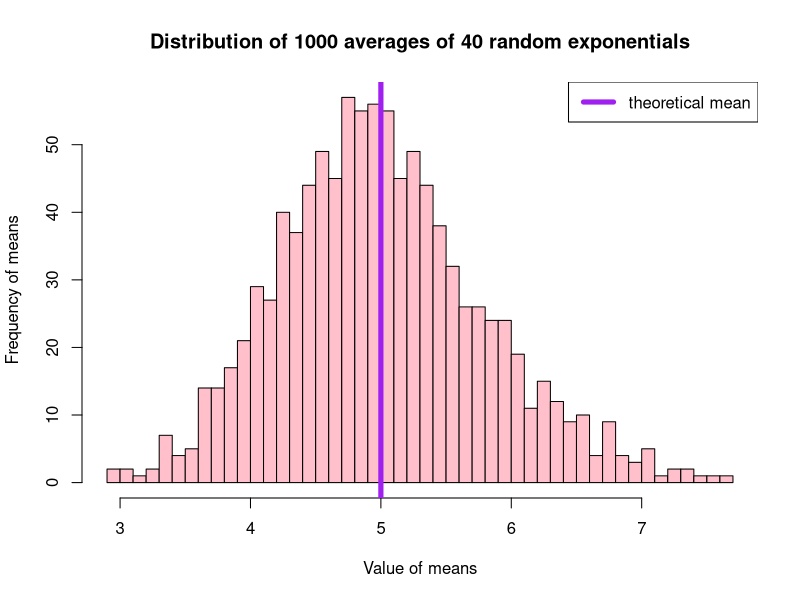
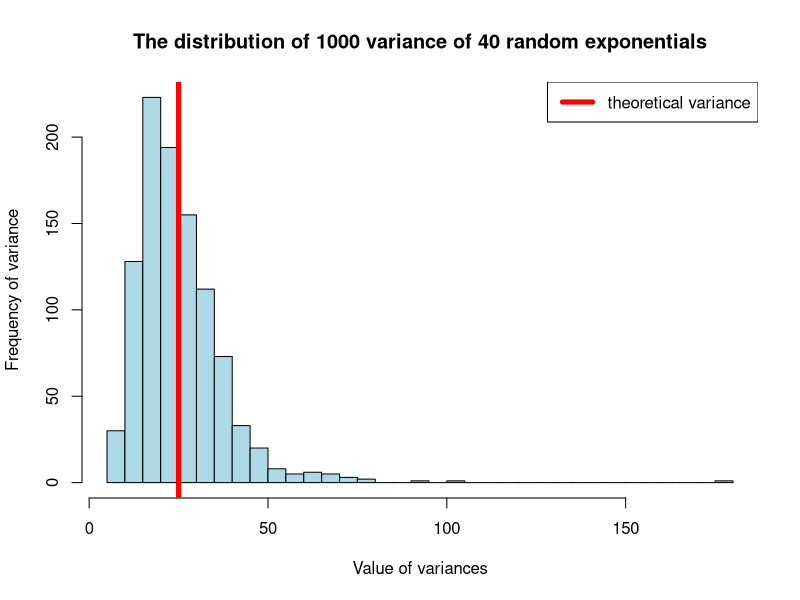
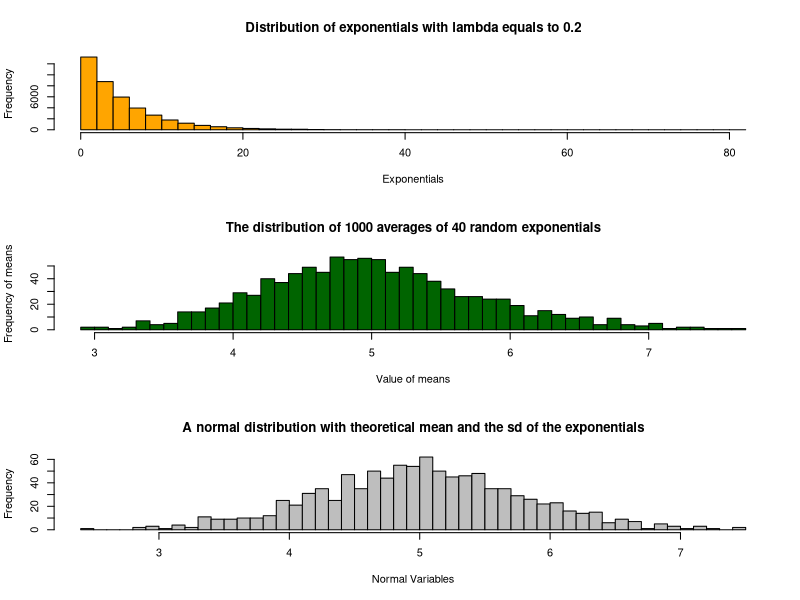

These figures' R source, in order:
## ---- chunk 1
knitr::opts_chunk$set(echo = TRUE)
lambda <- 0.2
sim_Data <- matrix(rexp(1000*40, lambda), nrow = 1000, ncol = 40)
distMean <- apply(sim_Data, 1, mean)
hist(distMean, breaks = 50, 
     main = "Distribution of 1000 averages of 40 random exponentials", xlab = "Value of means", 
     ylab = "Frequency of means", col = "pink")
abline(v = 1/lambda, lty = 1, lwd = 5, col = "purple")
legend("topright", lty = 1, lwd = 5, col = "purple", legend = "theoretical mean")

## ---- chunk 2
distVar <- apply(sim_Data, 1, var)
hist(distVar, breaks = 50, main = "The distribution of 1000 variance of 40 random exponentials", 
     xlab = "Value of variances", ylab = "Frequency of variance", col="light blue")
abline(v = (1/lambda)^2, lty = 1, lwd = 5, col = "red")
legend("topright", lty = 1, lwd = 5, col = "red", legend = "theoretical variance")
## ---- chunk 3
par(mfrow = c(3, 1))
hist(sim_Data, breaks = 50, main = "Distribution of exponentials with lambda equals to 0.2", xlab ="Exponentials", col = "orange")
hist(distMean, breaks = 50, main = "The distribution of 1000 averages of 40 random exponentials", xlab = "Value of means", ylab="Frequency of means", col="dark green")
simNorm <- rnorm(1000, mean = mean(distMean), sd = sd(distMean))
hist(simNorm, breaks = 50, main="A normal distribution with theoretical mean and the sd of the exponentials", xlab = "Normal Variables", col = "grey") 
            
